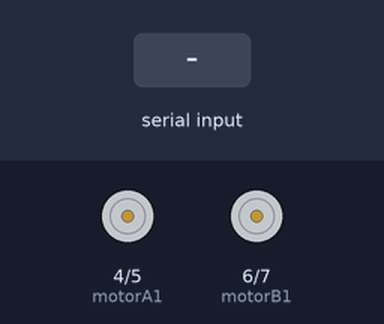
Simulated run of this sketch. Board: Arduino Uno, built with avr-gcc and run on an emulated ATmega328P. On the bench: motor-driver pin pairs drawn as motors (green arrow = first pin HIGH = forward, orange = second pin HIGH = backward, longer = more drive). The inputs (shaded band) are chosen by the test bench.

Above: at 1.2 s.
1.3 s: "f" received over Serial
At 2.1 s:
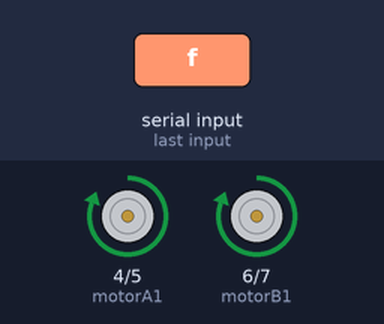
2.8 s: "b" received over Serial
At 3.2 s:
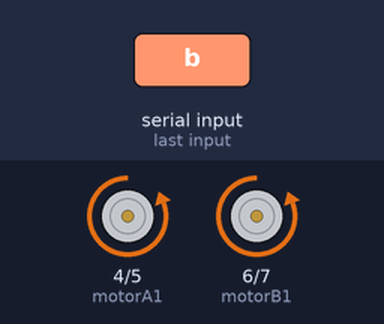
4.3 s: "l" received over Serial
At 5.5 s:
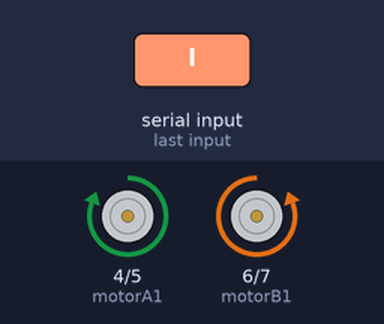
5.8 s: "r" received over Serial
At 6.7 s:
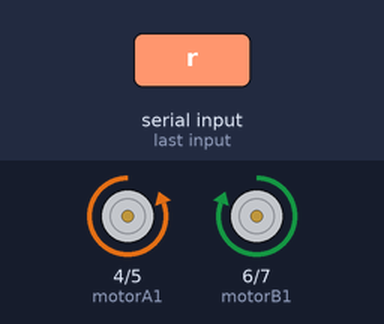
7.3 s: "s" received over Serial
At 7.8 s:
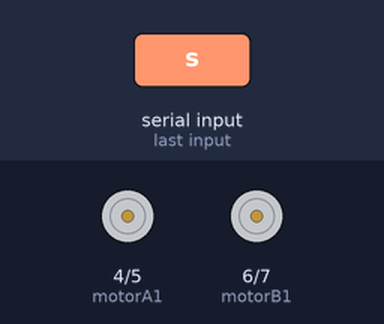
Timing chart, 0 to 9.8 s (numbered marks = the images above; inputs shaded):
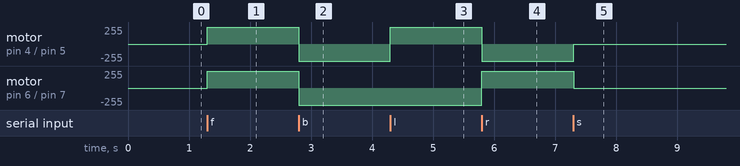

Measured:
- after the input at 1.3 s, motor on pin 4 (motorA1) / pin 5 (motorA2), motor on pin 6 (motorB1) / pin 7 (motorB2): stopped → forward 255/255 at once
- after the input at 2.8 s, motor on pin 4 (motorA1) / pin 5 (motorA2), motor on pin 6 (motorB1) / pin 7 (motorB2): forward 255/255 → backward 255/255 at once
- after the input at 4.3 s, motor on pin 4 (motorA1) / pin 5 (motorA2): backward 255/255 → forward 255/255 at once
- after the input at 5.8 s, motor on pin 4 (motorA1) / pin 5 (motorA2): forward 255/255 → backward 255/255 at once; motor on pin 6 (motorB1) / pin 7 (motorB2): backward 255/255 → forward 255/255 at once
- after the input at 7.3 s, motor on pin 4 (motorA1) / pin 5 (motorA2): backward 255/255 → stopped at once; motor on pin 6 (motorB1) / pin 7 (motorB2): forward 255/255 → stopped at once

The sketch:

l293d.ino
```cpp
#define motorA1 4
#define motorA2 5
#define motorB1 6
#define motorB2 7
char a;
int w=1.57;

void setup() {
  // put your setup code here, to run once:
  Serial.begin(9600);
//pinMode(enableA,OUTPUT);
pinMode(4,OUTPUT);
pinMode(5,OUTPUT);
//pinMode(enableB,OUTPUT);
pinMode(6,OUTPUT);
pinMode(7,OUTPUT);
}

void loop() {
  // put your main code here, to run repeatedly:
     //  digitalWrite(enableA,HIGH);
      //digitalWrite(enableB,HIGH);
if(Serial.available())
 {
  a=(char)Serial.read();


    if(a== 'f')
    { digitalWrite(motorA1,HIGH);
      digitalWrite(motorA2,LOW);
      digitalWrite(motorB1,HIGH);
      digitalWrite(motorB2,LOW);

    }
   if(a== 'b')
    { digitalWrite(motorA1,LOW);
      digitalWrite(motorA2,HIGH);
      digitalWrite(motorB1,LOW);
      digitalWrite(motorB2,HIGH);

    }
    if(a== 'l')
    { digitalWrite(motorA1,HIGH);
      digitalWrite(motorA2,LOW);
      digitalWrite(motorB1,LOW);
      digitalWrite(motorB2,HIGH);
      delay(1000);
    }
   if(a== 'r')
    { digitalWrite(motorA1,LOW);
      digitalWrite(motorA2,HIGH);
      digitalWrite(motorB1,HIGH);
      digitalWrite(motorB2,LOW);
      delay(1000);
      return;
    }
   if(a== 's')
    { digitalWrite(motorA1,LOW);
      digitalWrite(motorA2,LOW);
      digitalWrite(motorB1,LOW);
      digitalWrite(motorB2,LOW);

    }


  }


}
```
